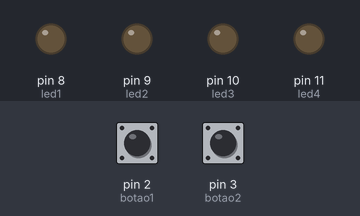
Simulated run of this sketch. Board: Arduino Uno, built with avr-gcc and run on an emulated ATmega328P. Parts: output pins drawn as LEDs (lit = HIGH). The test bench sets the inputs (shaded band); at power-on: pin 2 (botao1) HIGH, pin 3 (botao2) HIGH.

Above: at 1.2 s.
1.3 s: pin 2 (botao1) pulled LOW for 0.15 s
At 2.7 s:
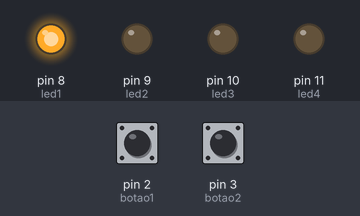
At 4.3 s:
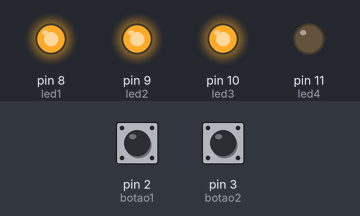
4.4 s: pin 2 (botao1) pulled LOW for 1 s
At 9.8 s:
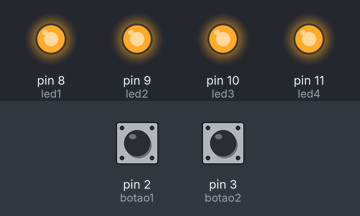
Timing chart, 0 to 11.3 s (numbered marks = the images above; inputs shaded):
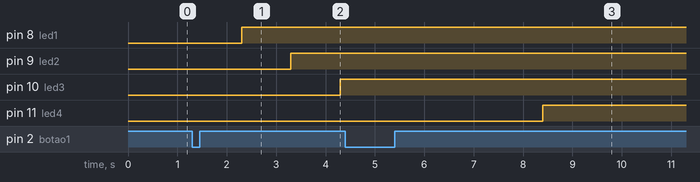

Measured:
- after the input at 1.3 s, pin 8 (led1): LOW → HIGH after 1.0 s; pin 9 (led2): LOW → HIGH after 2.0 s; pin 10 (led3): LOW → HIGH after 3.0 s
- after the input at 4.4 s, pin 11 (led4): LOW → HIGH after 4.0 s instead of 0.90 s

The sketch:

12C.ino
```cpp
const int led1 = 8;
const int led2 = 9;
const int led3 = 10;
const int led4 = 11;

const int botao1 = 2; // inicia sequência
const int botao2 = 3; // reseta

bool estadoBotao1 = 1;
bool ultimoBotao1 = 1;

bool estadoBotao2 = 1;
bool ultimoBotao2 = 1;

unsigned long tempo = 0;
const int intervalo = 1000;

int etapa = 0;       // controla qual LED está ativo
bool sequenciaAtiva = false;

void setup() {
  pinMode(botao1, INPUT_PULLUP);
  pinMode(botao2, INPUT_PULLUP);

  pinMode(led1, OUTPUT);
  pinMode(led2, OUTPUT);
  pinMode(led3, OUTPUT);
  pinMode(led4, OUTPUT);
}

void loop() {

  estadoBotao1 = digitalRead(botao1);
  estadoBotao2 = digitalRead(botao2);

  // ===== BOTÃO 1 (INICIA) =====
  if (estadoBotao1 == 0 && ultimoBotao1 == 1) {
    sequenciaAtiva = true;
    etapa = 0;
    tempo = millis();
  }

  // ===== BOTÃO 2 (RESET) =====
  if (estadoBotao2 == 0 && ultimoBotao2 == 1) {
    sequenciaAtiva = false;
    etapa = 0;

    digitalWrite(led1, LOW);
    digitalWrite(led2, LOW);
    digitalWrite(led3, LOW);
    digitalWrite(led4, LOW);
  }

  // ===== SEQUÊNCIA =====
  if (sequenciaAtiva) {
    if (millis() - tempo >= intervalo) {
      tempo = millis();
      etapa++;
    }

    if (etapa >= 1) digitalWrite(led1, HIGH);
    if (etapa >= 2) digitalWrite(led2, HIGH);
    if (etapa >= 3) digitalWrite(led3, HIGH);
    if (etapa >= 4) digitalWrite(led4, HIGH);

    // terminou sequência
    if (etapa >= 4) {
      sequenciaAtiva = false;
    }
  }

  ultimoBotao1 = estadoBotao1;
  ultimoBotao2 = estadoBotao2;
}
```
